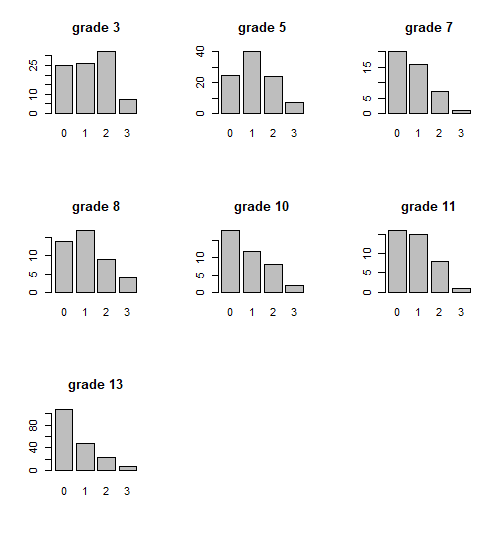

Recreate this plot in R.
load("C:\\Users\\zekun\\OneDrive\\Desktop\\Dissertation on Bayesian\\Data set.Rdata")

grades <- unique(data_for_presentation$grade)

num_observation <- nrow(data_for_presentation)  

for (i in grades){
  assign(paste0("grade",as.character(i),"_count"),0)
  assign(paste0("grade",as.character(i),"_0_count"),0)
  assign(paste0("grade",as.character(i),"_1_count"),0)
  assign(paste0("grade",as.character(i),"_2_count"),0)
  assign(paste0("grade",as.character(i),"_3_count"),0)
  
}

for (i in 1:num_observation){
  grade <- data_for_presentation[i,"grade"]
  grade <- as.character(grade)
  grade_count_character <- paste0("grade",grade,"_count")
  count <- get(grade_count_character)
  assign(grade_count_character,count+1)
  
  
  task2 <- data_for_presentation[i,"task_5"]
  task3 <-data_for_presentation[i,"task_6"]
  task4 <- data_for_presentation[i,"task_7"]
  tasksum <- task2+task3+task4
  for (j in grades){
    if (grade == j){
      if (tasksum == 0){
        count_0 <- paste0("grade",grade,"_0_count")
        assign(count_0,get(count_0) + 1)
      }else if (tasksum == 1){
        count_1 <- paste0("grade",grade,"_1_count")
        assign(count_1,get(count_1) + 1)
      }else if (tasksum == 2){
        count_2 <- paste0("grade",grade,"_2_count")
        assign(count_2,get(count_2) + 1)
      }else{
        count_3 <- paste0("grade",grade,"_3_count")
        assign(count_3,get(count_3) + 1)
      }
    }
  }
}


par(mfrow=c(3,3))

for (i in grades){
  zero <- get(paste0("grade",as.character(i),"_0_count"))
  one <- get(paste0("grade",as.character(i),"_1_count"))
  two <- get(paste0("grade",as.character(i),"_2_count"))
  three <- get(paste0("grade",as.character(i),"_3_count"))
  
  barplot(c(zero,one,two,three),
          names.arg= c("0","1","2","3"),
          main = paste("grade",as.character(i)))
  
}
